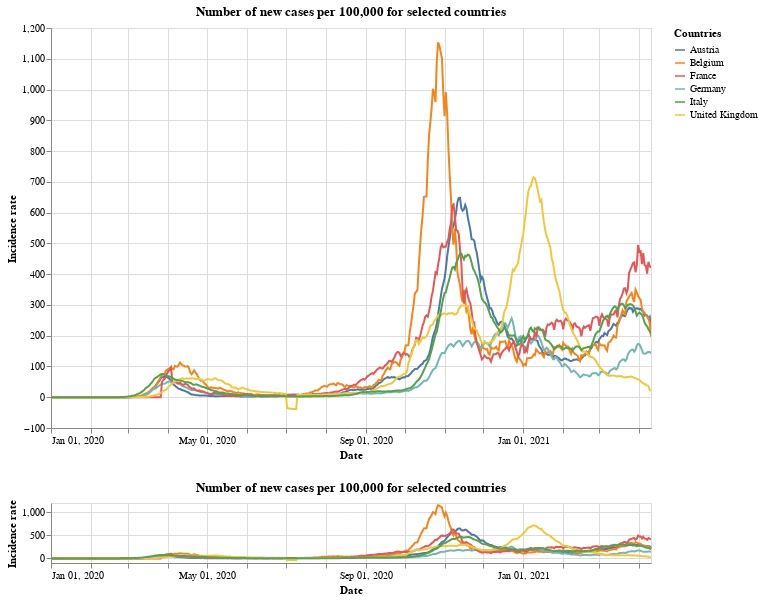

The notebook cell this image was saved under:
### Markdown cell above
## New cases per 100,000

### Code cell
#collapse
brush = alt.selection(type='interval', encodings=['x'])

base = alt.Chart(x_small).mark_line().transform_window(
    rolling_mean='sum(new_cases_per)',
    frame=[-7, 0],
    groupby=['id']
).encode(
    x=alt.X("yearmonthdate(date):T",
            axis=alt.Axis(title='Date')
           ),
    y=alt.Y("rolling_mean:Q",
            axis=alt.Axis(title='Incidence rate')
           ),
    tooltip='id',
    color=alt.Color('id', legend=alt.Legend(title="Countries")),
    opacity=alt.condition(leg_selection, alt.value(1), alt.value(0.2))
).add_selection(leg_selection).properties(
    width=600,
    height=400,
    title='Number of new cases per 100,000 for selected countries'
)

upper = base.encode(
    alt.X('yearmonthdate(date):T',axis=alt.Axis(title='Date'),
          scale=alt.Scale(domain=brush))
)

lower = base.properties(
    height=60
).add_selection(brush)

upper & lower

### Figure 1 — Vega-Lite specification as saved in the notebook (floating-point values rounded to 4 significant figures; data arrays with more than 128 entries replaced by an {"elided": "..."} marker saying what was removed)
{"config": {"view": {"continuousWidth": 400, "continuousHeight": 300}}, "vconcat": [{"mark": "line", "encoding": {"color": {"type": "nominal", "field": "id", "legend": {"title": "Countries"}}, "opacity": {"condition": {"value": 1, "selection": "selector001"}, "value": 0.2}, "tooltip": {"type": "nominal", "field": "id"}, "x": {"type": "temporal", "axis": {"title": "Date"}, "field": "date", "scale": {"domain": {"selection": "selector004"}}, "timeUnit": "yearmonthdate"}, "y": {"type": "quantitative", "axis": {"title": "Incidence rate"}, "field": "rolling_mean"}}, "height": 400, "selection": {"selector001": {"type": "multi", "fields": ["id"], "bind": "legend"}}, "title": "Number of new cases per 100,000 for selected countries", "transform": [{"window": [{"op": "sum", "field": "new_cases_per", "as": "rolling_mean"}], "frame": [-7, 0], "groupby": ["id"]}], "width": 600}, {"mark": "line", "encoding": {"color": {"type": "nominal", "field": "id", "legend": {"title": "Countries"}}, "opacity": {"condition": {"value": 1, "selection": "selector001"}, "value": 0.2}, "tooltip": {"type": "nominal", "field": "id"}, "x": {"type": "temporal", "axis": {"title": "Date"}, "field": "date", "timeUnit": "yearmonthdate"}, "y": {"type": "quantitative", "axis": {"title": "Incidence rate"}, "field": "rolling_mean"}}, "height": 60, "selection": {"selector001": {"type": "multi", "fields": ["id"], "bind": "legend"}, "selector004": {"type": "interval", "encodings": ["x"]}}, "title": "Number of new cases per 100,000 for selected countries", "transform": [{"window": [{"op": "sum", "field": "new_cases_per", "as": "rolling_mean"}], "frame": [-7, 0], "groupby": ["id"]}], "width": 600}], "data": {"name": "data-7192f7524066700986b6c2cce6f8cbbe"}, "$schema": "https://vega.github.io/schema/vega-lite/v4.8.1.json", "datasets": {"data-7192f7524066700986b6c2cce6f8cbbe": {"elided": "2796 records"}}}
